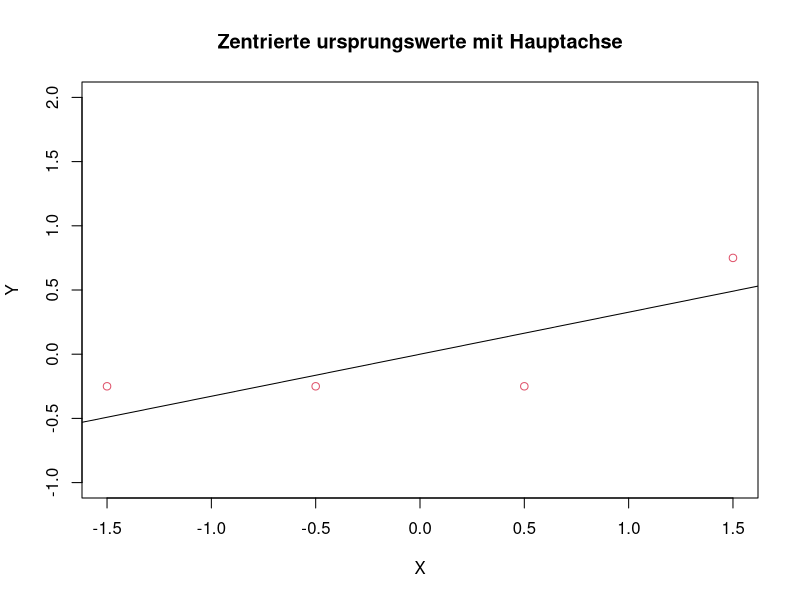
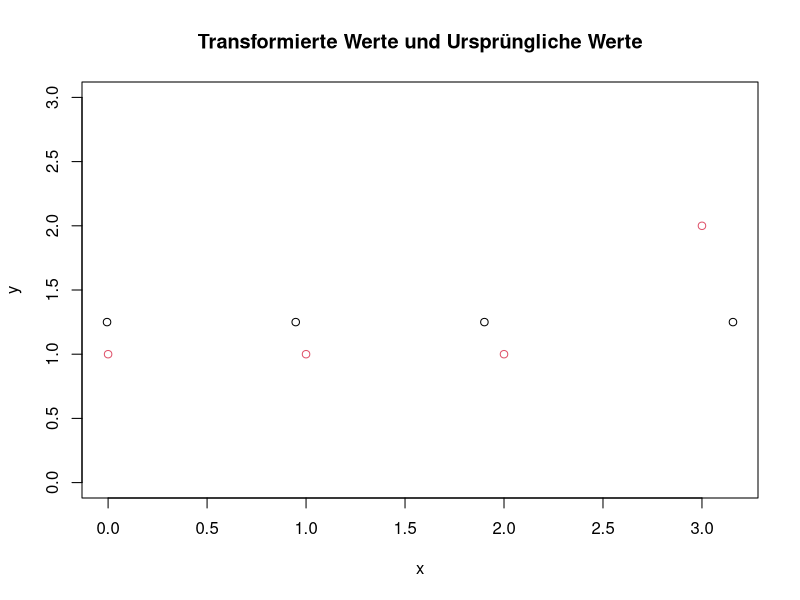
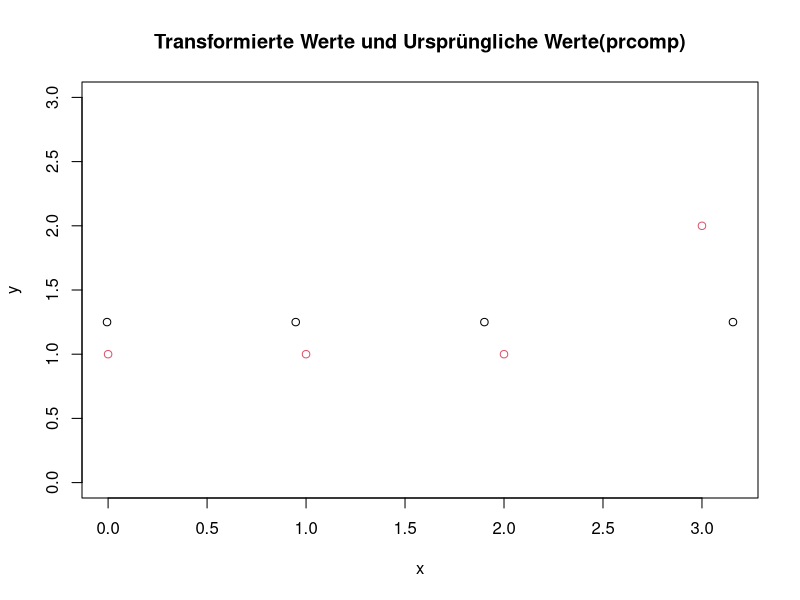
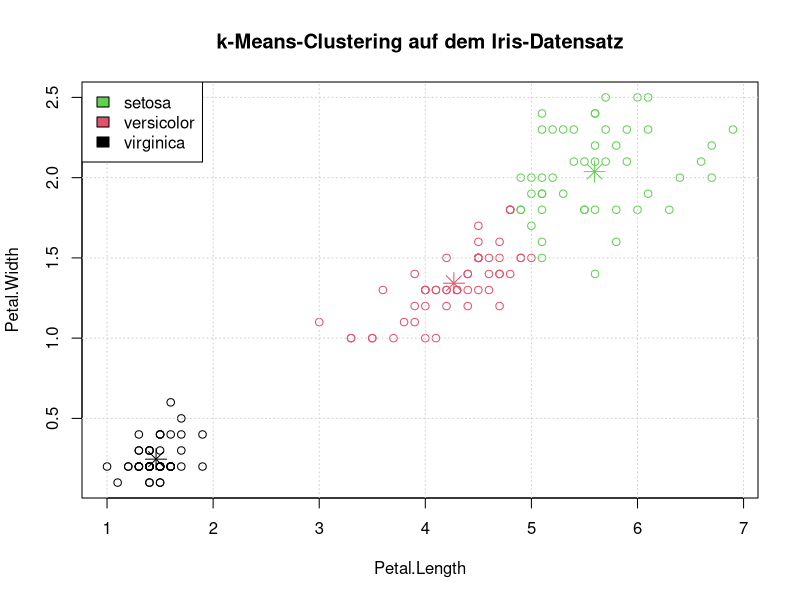
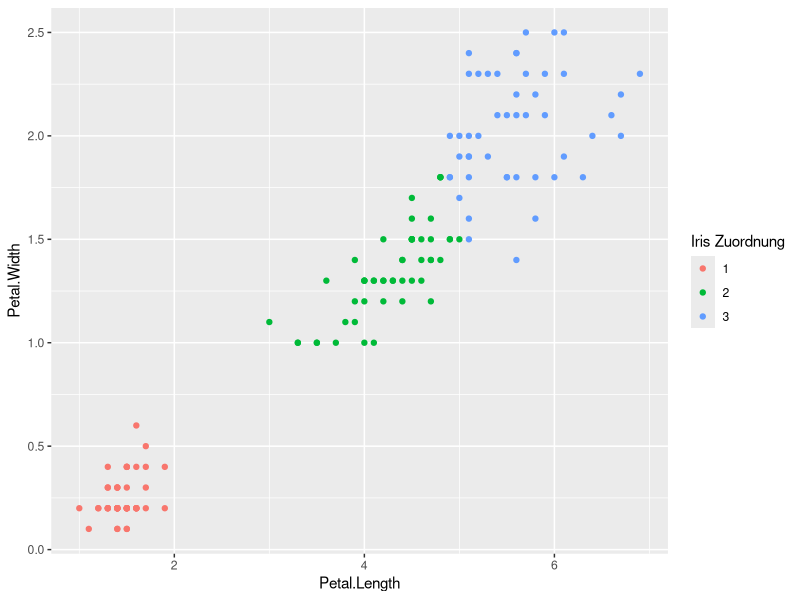
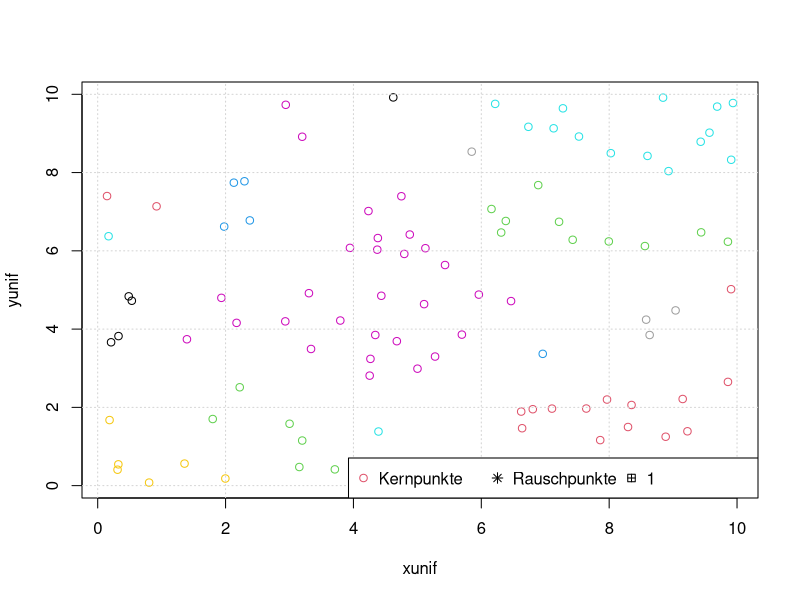
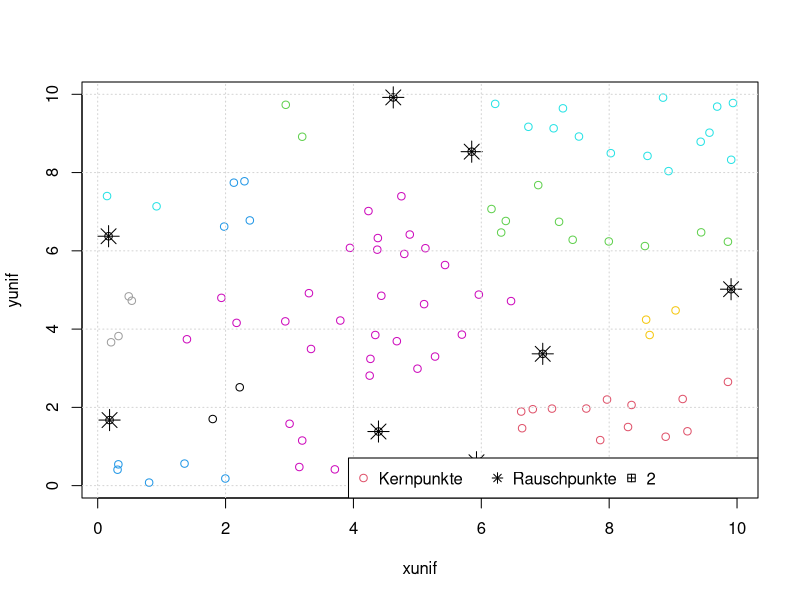
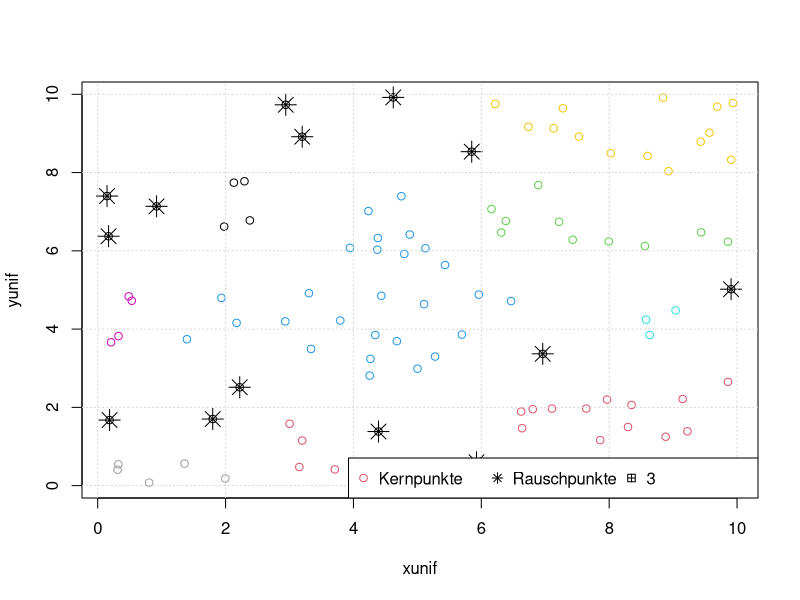

Recreate these plots in R, in order.
## ---- chunk 1
knitr::opts_chunk$set(echo = TRUE)
## ---- chunk 2
#library('jpeg')
#Bild = jpeg::readJPEG(source = "Aufgabe1cut.JPG",native = TRUE)
##knitr::include_graphics(Bild)  #Funktioniert nicht
#plot(0:1,0:1,type = 'n',ann=FALSE,axes = FALSE)
#rasterImage(Bild,0,0,1,1)
## ---- chunk 3
x = c(0,1,2,3)
y = c(1,1,1,2)
A = rbind(x,y)  #gegebene Matrix A


X = x-mean(x)
Y = y-mean(y)
A_ = rbind(X,Y)   #Mittelpunkt der Matrix A in den Ursprung verschoben


u = eigen(A_ %*% t(A_))
v = eigen(t(A_)%*%A_)
EV = u$vec  #Eigenvektoren der Matrix 
a_i = (-1)*EV[,1] %*% A_   #Eigenvektor vom größten Eigenwert mal der verschobenen Matrix
## ---- chunk 4
plot(X,Y,main = 'Zentrierte ursprungswerte mit Hauptachse',col = 2,ylim = c(-1,2))
lines(c(-2,2),(0.312/0.953)*c(-2,2)) # Achses des größten Eigenvektors
## ---- chunk 5
 
plot(a_i+mean(x),c(mean(y),mean(y),mean(y),mean(y)),xlab = 'x',ylab = 'y',
     main = 'Transformierte Werte und Ursprüngliche Werte', ylim = c(0,3))
#plot(a_i,(0.312/0.953)*a_i,xlab = 'x',ylab = 'y',
#     main = 'Transformierte Werte und Ursprüngliche Werte', ylim = c(-2,2))
#lines(c(-2,2),(0.312/0.953)*c(-2,2))
points(x,y,col = 2)

pr = prcomp(t(A_))  #principal components analysis (prcomp()$rotation -> Eigenvektoren)
plot(pr$rotation[,1]%*%A_+mean(x),c(mean(y),mean(y),mean(y),mean(y)),xlab = 'x',ylab = 'y'
     ,main = 'Transformierte Werte und Ursprüngliche Werte(prcomp)', ylim = c(0,3))
points(x,y,col = 2)
## ---- chunk 6
x = c(1.2,1.9,2.5,4.4)
y = c(1.6,3.9,5.8,7.9)
A = rbind(x,y)  #gegebene Matrix A


X = x-mean(x)
Y = y-mean(y)
A_ = rbind(X,Y)


u = eigen(A_ %*% t(A_)) # $values(Eigenwerte) $vector(Eigenvektoren)
v = eigen(t(A_)%*%A_)
a_i = u$vec[,1] %*% A_

print('Werte')
v$vec
sqrt(rbind(c(u$values[1],0),c(0,u$values[2]),c(0,0),c(0,0)))
u$vec
print('Probe')
v$vec %*% sqrt(rbind(c(u$values[1],0),c(0,u$values[2]),c(0,0),c(0,0))) %*% u$vec


print('svdPC')
print('Werte')
(s <- svd(A_))
D = rbind(c(s$d[1],0),c(0,s$d[2])) # Als Matrix
print('Probe')
s$u %*% D %*% t(s$v)    # Funktioniert
#d = t(s$u[,1]) %*% A_   # Größter Eigenvektor
#plot(d[1,]+mean(x),c(mean(y),mean(y),mean(y),mean(y)))
## ---- chunk 7
library(ggplot2)
library(datasets)
data(iris)
## ---- chunk 8
data = t(rbind(iris$Petal.Length,iris$Petal.Width))
colnames(data) <- c("Petal.Length", "Petal.Width")

kmeans = kmeans(data,centers = 3,nstart = 20,iter.max = 50)
## ---- chunk 9
plot(data,col = kmeans$cluster,main = "k-Means-Clustering auf dem Iris-Datensatz",
     xlab = "Petal.Length", ylab = "Petal.Width")
grid()
legend("topleft", c("setosa","versicolor","virginica"), fill=c("3","2","1"))
points(kmeans$centers,col = 1:3,pch = 8,cex = 2)
## ---- chunk 10
df = data.frame(data,grup = (kmeans$cluster))
ggplot(df,aes(Petal.Length,Petal.Width,colour = factor(kmeans$cluster)))+
  geom_point()+
  labs(colour = "Iris Zuordnung")
## ---- chunk 11
library(dbscan)

xunif = runif(100,min = 0,max = 10)
yunif = runif(100,min = 0,max = 10)
unif = data.frame(t(rbind(xunif,yunif)))

xnorm = rnorm(100,mean = 5,sd = 1.5)
ynorm = rnorm(100,mean = 5,sd = 1.5)
norm = data.frame(t(rbind(xnorm,ynorm)))

dbunif = function(dist,minPts){
  dbunif = dbscan(dist,1,minPts = minPts) 
   #dist=Verteilung(unif,norm),epsilon=1,minPunkte in Epsilon für Kern-Randpunkt

  rausp = which(dbunif$cluster %in% 0)

  plot(dist,col = dbunif$cluster+1)
  points(dist[rausp,],pch = 8,cex = 2)
  grid()
  legend("bottomright", c("Kernpunkte","Rauschpunkte",minPts),
         pch = c(1,8,12),horiz = TRUE,col = c(2,1,1))
}


## ---- chunk 12
for (i in c(1:10)) {
  dbunif(unif,i)
  i=i+1
}
## ---- chunk 13
for (i in c(1:10)) {
  dbunif(norm,i)
  i=i+1
}
